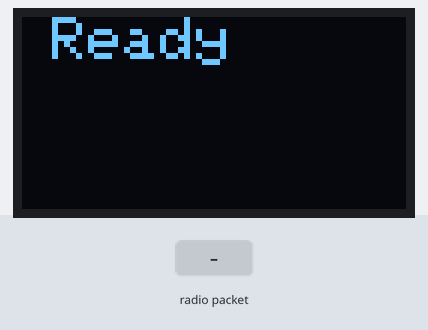
Simulated run of this sketch. Board: ESP8266 (NodeMCU). On the bench: 128×64 one-colour display. Inputs (shaded band) come from the test bench. What the sketch prints to the serial monitor is not drawn.

Above: at 1.2 s.
1.3 s: radio packet "1" arrives
Timing chart, 0 to 4.3 s (numbered marks = the images above; inputs shaded):
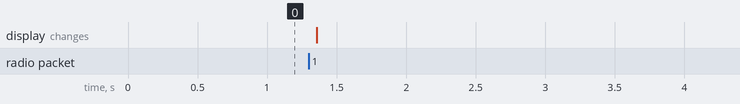

The sketch:

ESPNOW_Reciever.ino
```cpp
#include <ESP8266WiFi.h>
#include <espnow.h>
#include <SPI.h>
#include <Wire.h>
#include <Adafruit_GFX.h>
#include <Adafruit_SSD1306.h>

#define SCREEN_WIDTH 128  // OLED display width, in pixels
#define SCREEN_HEIGHT 64  // OLED display height, in pixels

#define OLED_RESET -1        // Reset pin # (or -1 if sharing Arduino reset pin)
#define SCREEN_ADDRESS 0x3C  ///< See datasheet for Address and change
Adafruit_SSD1306 display(SCREEN_WIDTH, SCREEN_HEIGHT, &Wire, OLED_RESET);

String myData = "Ready";
bool displayInit = false;
bool updateDisplay = false;

// callback function that will be executed when data is received
void OnDataRecv(uint8_t *mac, uint8_t *incomingData, uint8_t len) {
  Serial.print("Bytes received: ");
  memcpy(&myData, incomingData, sizeof(myData));
  Serial.println(len);
  Serial.print("Char: ");
  Serial.println(myData);
  Serial.println();

  if (displayInit)
    updateDisplay = true;
}

void setup() {
  // Init Serial Monitor
  Serial.begin(74880);

  // Set device as a Wi-Fi Station
  WiFi.mode(WIFI_STA);

  // Init ESP-NOW
  if (esp_now_init() != 0) {
    Serial.println("Error initializing ESP-NOW");
    return;
  }

  if (display.begin(SSD1306_SWITCHCAPVCC, SCREEN_ADDRESS)) {
    Serial.println(F("SSD1306 allocated"));
    displayInit = true;
  }

  // Once ESPNow is successfully Init, we will register for recv CB to
  // get recv packer info
  esp_now_set_self_role(ESP_NOW_ROLE_SLAVE);
  esp_now_register_recv_cb(OnDataRecv);

  display.setTextColor(SSD1306_WHITE);
  display.cp437(true);  // Use full 256 char 'Code Page 437' font

  displayUpdater();
}

void displayUpdater() {
  display.clearDisplay();
  display.setCursor(10, 0);  // Start at top-left corner
  display.setTextSize(2);   // Normal 1:1 pixel scale
  display.println(myData);
  display.println("");
  display.display();
  updateDisplay = false;
}

void loop() {
  if (updateDisplay)
    displayUpdater();
}
```
